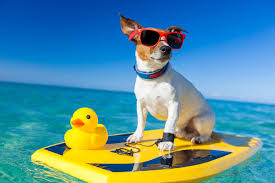
#> input picture test_pic.jpeg, 275 x 183 px
$ python Pic_Test.py
#> lines starting #> are read from the running program, lines starting #| are printed output that depends on the picture; after the words box and inside, x2 and y2 are one past the last pixel; in counts of white or black regions, pixels touching at a corner belong together
import numpy as np
import cv2

a = np.arange(0,6).reshape(2,3)
img = cv2.imread('test_pic.jpeg')
#> img is the input picture: shape (183, 275, 3); mean B, G, R 159.5, 142.4, 81.4
print(img.shape)
#| (183, 275, 3)
cv2.imshow('img_real',img)
a = img[90:180,200:260]
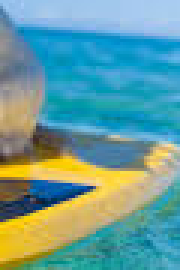
#> a: shape (90, 60, 3) (shown 3 times larger); mean B, G, R 154.5, 157.2, 105.4
img[30:120,60:120] = a
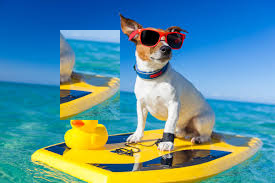
#> img: shape (183, 275, 3); 10.73% of pixels changed, all inside (x1, y1, x2, y2) = (60, 30, 120, 120)
b,g,r = cv2.split(img)
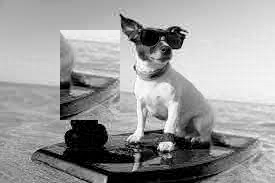
#> b: shape (183, 275); min 0, max 255, mean 155.9
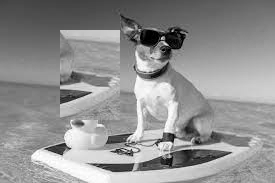
#> g: shape (183, 275); min 0, max 255, mean 144.6
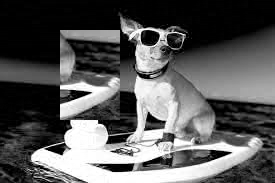
#> r: shape (183, 275); min 0, max 255, mean 89
cv2.imshow('blue',b)
cv2.imshow('green',g)
cv2.imshow('red',r)
#> (the run stopped early here; a loop or call above may not have finished)
